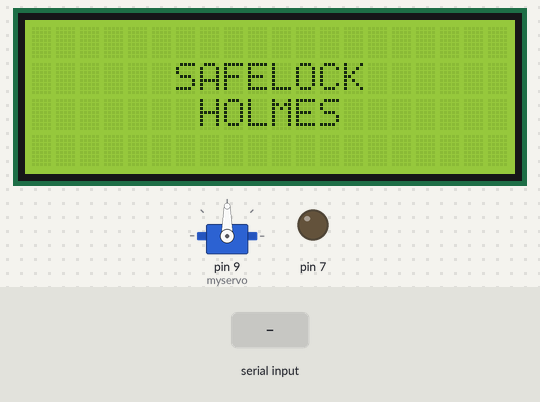
The sketch below on a simulated Arduino Uno, built with avr-gcc and run on an emulated ATmega328P. Parts: servo, 20×4 character LCD, output pins drawn as LEDs (lit = HIGH). Inputs (shaded band) come from the test bench.

Above: at 1.3 s.
1.4 s: "a" received over Serial
At 1.8 s:
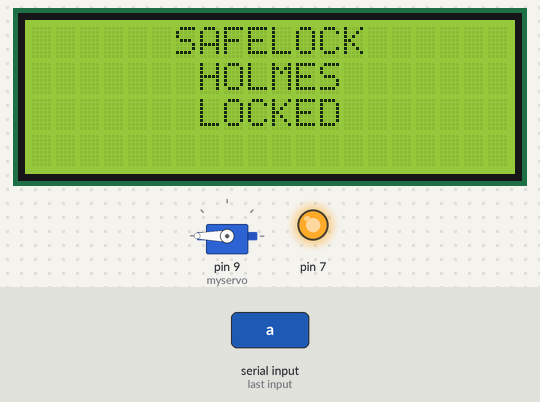
At 2.5 s:
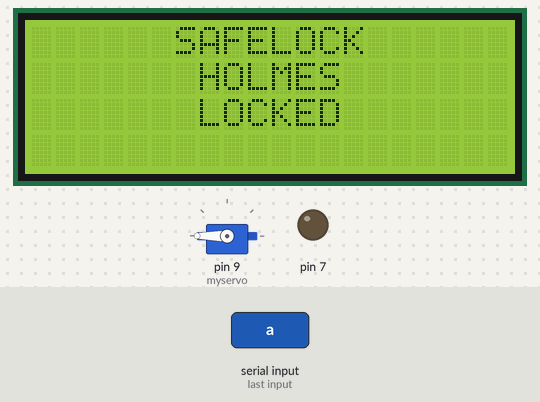
3.4 s: "b" received over Serial
At 5.3 s:
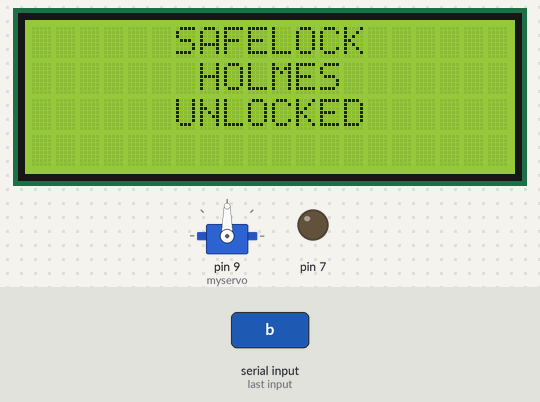
Timing chart, 0 to 6.8 s (numbered marks = the images above; inputs shaded):
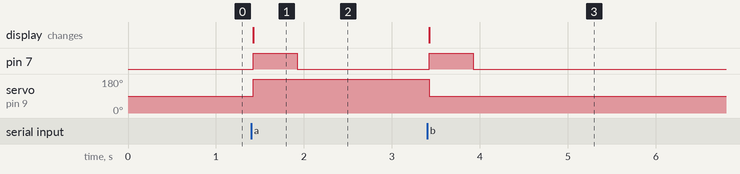

The sketch:

safe_lock.ino
```cpp
#include <Servo.h>
#include <Wire.h>
#include <LiquidCrystal_I2C.h>
Servo myservo;

LiquidCrystal_I2C lcd(0x27, 20, 4);

void setup()
{
  pinMode(7,OUTPUT);
   myservo.attach(9,600,2300);
 Serial.begin(9600);
  lcd.begin(20,4);
  lcd.init();
  lcd.backlight();
  lcd.setCursor(6,1);
  lcd.print("SAFELOCK");
  lcd.setCursor(7,2);
  lcd.print("HOLMES");
}

void loop()
{

  if(Serial.available()>0)
  {
    char data = Serial.read();

    if(data=='a')
    {
      myservo.write(180);
      lcd.clear();
   lcd.setCursor(6,0);
  lcd.print("SAFELOCK");
  lcd.setCursor(7,1);
  lcd.print("HOLMES");
  lcd.setCursor(7,2);
  lcd.print("LOCKED");
  digitalWrite(7,HIGH);
  delay(500);
  digitalWrite(7,LOW);
    }
    if(data=='b')
    {
     myservo.write(90);
     lcd.clear();
     lcd.setCursor(6,0);
      lcd.print("SAFELOCK");
  lcd.setCursor(7,1);
  lcd.print("HOLMES");
  lcd.setCursor(6,2);
  lcd.print("UNLOCKED");
  digitalWrite(7,HIGH);
  delay(500);
  digitalWrite(7,LOW);
    }
      }

}
```

Measured:
- after the input at 1.4 s, pin 7: LOW → HIGH at once, → LOW 0.50 s later; servo on pin 9 (myservo): 90° → 180° at once; the display: changes at once (image 1)
- after the input at 3.4 s, pin 7: LOW → HIGH at once, → LOW 0.50 s later; servo on pin 9 (myservo): 180° → 90° at once; the display: changes at once (image 3)
